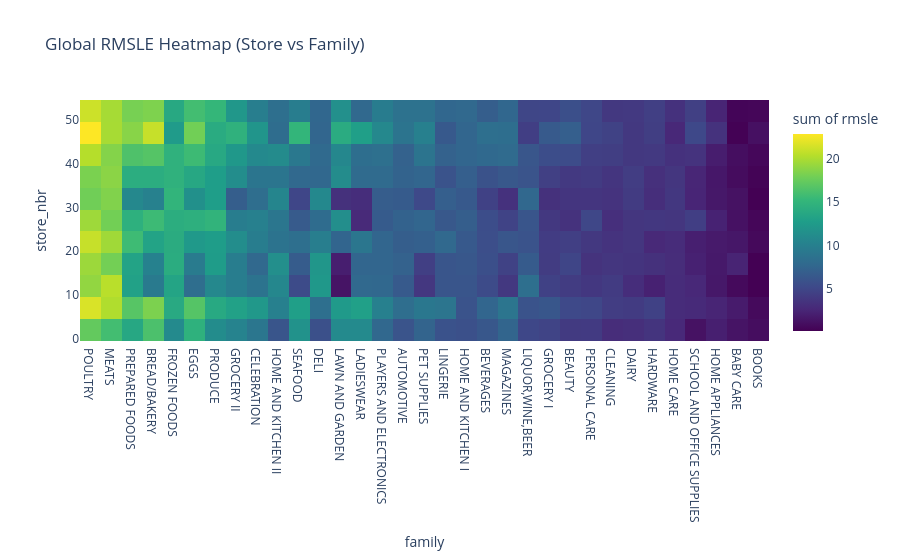

Here is the notebook cell this chart was saved with:
### Code cell
# Macro Heatmap
fig_map = px.density_heatmap(
    agg_metrics, x="family", y="store_nbr", z="rmsle",
    title="Global RMSLE Heatmap (Store vs Family)",
    color_continuous_scale="Viridis"
)
fig_map.update_layout(xaxis={'categoryorder':'total descending'})
fig_map.show()

### Figure 1 — Plotly figure (JSON) as saved in the notebook; plotly's stock layout.template omitted (floating-point values rounded to 4 significant figures; data arrays with more than 128 entries replaced by an {"elided": "..."} marker saying what was removed)
{"data": [{"coloraxis": "coloraxis", "histfunc": "sum", "hovertemplate": "family=%{x}<br>store_nbr=%{y}<br>sum of rmsle=%{z}<extra></extra>", "name": "", "type": "histogram2d", "x": {"elided": "1782 str values"}, "xaxis": "x", "xbingroup": "x", "y": {"elided": "1782 int values"}, "yaxis": "y", "ybingroup": "y", "z": {"elided": "1782 float values"}}], "layout": {"coloraxis": {"colorbar": {"title": {"text": "sum of rmsle"}}, "colorscale": [[0, "#440154"], [0.1111, "#482878"], [0.2222, "#3e4989"], [0.3333, "#31688e"], [0.4444, "#26828e"], [0.5556, "#1f9e89"], [0.6667, "#35b779"], [0.7778, "#6ece58"], [0.8889, "#b5de2b"], [1, "#fde725"]]}, "legend": {"tracegroupgap": 0}, "title": {"text": "Global RMSLE Heatmap (Store vs Family)"}, "xaxis": {"anchor": "y", "categoryorder": "total descending", "domain": [0, 1], "title": {"text": "family"}}, "yaxis": {"anchor": "x", "domain": [0, 1], "title": {"text": "store_nbr"}}}}
